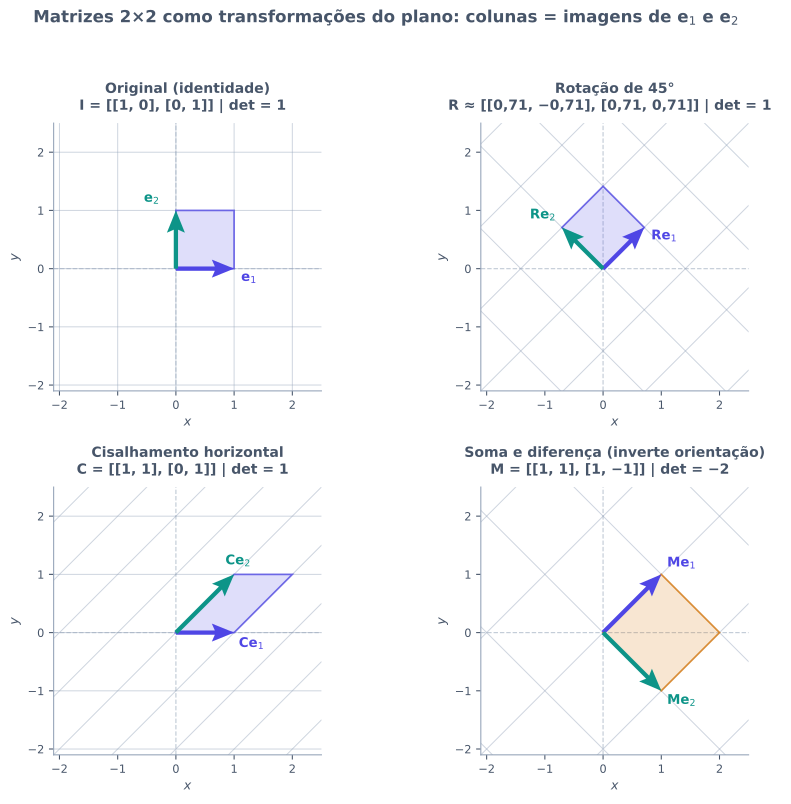

The script that saved this image:
from pathlib import Path

import matplotlib.patches as patches
import matplotlib.pyplot as plt
import numpy as np

plt.rcParams["svg.fonttype"] = "none"


def desenhar_painel(
    ax: plt.Axes,
    A: np.ndarray,
    titulo: str,
    prefixo: str,
    cor_area: str,
) -> None:
    cor_texto = "#475569"
    cor_grade = "#94A3B8"
    cor_e1 = "#4F46E5"  # índigo para e_1 e sua imagem
    cor_e2 = "#0D9488"  # verde-azulado para e_2 e sua imagem

    ax.patch.set_alpha(0.0)
    ax.set_aspect("equal")
    ax.set_xlim(-2.1, 2.5)
    ax.set_ylim(-2.1, 2.5)
    ax.set_xticks([-2, -1, 0, 1, 2])
    ax.set_yticks([-2, -1, 0, 1, 2])

    # Eixos originais discretos ao fundo
    ax.axhline(0, color=cor_grade, linewidth=0.9, linestyle="--", alpha=0.55, zorder=1)
    ax.axvline(0, color=cor_grade, linewidth=0.9, linestyle="--", alpha=0.55, zorder=1)

    # Grade unitária transformada pela matriz A
    valores_grade = np.arange(-4, 5)
    t = np.linspace(-4.5, 4.5, 2)
    for k in valores_grade:
        # Retas originalmente verticais (x = k)
        pts_v = A @ np.vstack([np.full_like(t, k), t])
        ax.plot(
            pts_v[0],
            pts_v[1],
            color=cor_grade,
            linewidth=0.75,
            alpha=0.45,
            zorder=1,
        )
        # Retas originalmente horizontais (y = k)
        pts_h = A @ np.vstack([t, np.full_like(t, k)])
        ax.plot(
            pts_h[0],
            pts_h[1],
            color=cor_grade,
            linewidth=0.75,
            alpha=0.45,
            zorder=1,
        )

    # Imagens dos vetores da base canônica e do quadrado unitário
    v1 = A @ np.array([1.0, 0.0])
    v2 = A @ np.array([0.0, 1.0])
    v12 = v1 + v2

    vertices = np.array([[0.0, 0.0], v1, v12, v2])
    poligono_preenchido = patches.Polygon(
        vertices,
        closed=True,
        facecolor=cor_area,
        edgecolor="none",
        alpha=0.18,
        zorder=2,
    )
    poligono_borda = patches.Polygon(
        vertices,
        closed=True,
        facecolor="none",
        edgecolor=cor_area,
        linewidth=1.3,
        linestyle="-",
        alpha=0.75,
        zorder=3,
    )
    ax.add_patch(poligono_preenchido)
    ax.add_patch(poligono_borda)

    # Setas de e_1 e e_2 transformados
    ax.quiver(
        0,
        0,
        v1[0],
        v1[1],
        angles="xy",
        scale_units="xy",
        scale=1,
        color=cor_e1,
        width=0.016,
        headwidth=4.2,
        headlength=5.2,
        zorder=5,
    )
    ax.quiver(
        0,
        0,
        v2[0],
        v2[1],
        angles="xy",
        scale_units="xy",
        scale=1,
        color=cor_e2,
        width=0.016,
        headwidth=4.2,
        headlength=5.2,
        zorder=5,
    )

    # Rótulos próximos às pontas dos vetores
    rotulo_1 = "$\\mathbf{e}_1$" if prefixo == "" else f"${prefixo}\\mathbf{{e}}_1$"
    rotulo_2 = "$\\mathbf{e}_2$" if prefixo == "" else f"${prefixo}\\mathbf{{e}}_2$"

    desloc_1 = np.array([0.12, -0.22]) if v1[1] >= 0 else np.array([0.12, -0.24])
    desloc_2 = np.array([-0.55, 0.14]) if v2[0] <= 0 else np.array([0.10, 0.14])
    if prefixo == "\\mathbf{M}":
        desloc_1 = np.array([0.10, 0.12])
        desloc_2 = np.array([0.10, -0.24])
    elif prefixo == "\\mathbf{C}":
        desloc_1 = np.array([0.08, -0.26])
        desloc_2 = np.array([-0.15, 0.16])

    ax.text(
        v1[0] + desloc_1[0],
        v1[1] + desloc_1[1],
        rotulo_1,
        color=cor_e1,
        fontsize=10,
        fontweight="bold",
        zorder=6,
    )
    ax.text(
        v2[0] + desloc_2[0],
        v2[1] + desloc_2[1],
        rotulo_2,
        color=cor_e2,
        fontsize=10,
        fontweight="bold",
        zorder=6,
    )

    ax.set_title(titulo, fontsize=10.5, fontweight="bold", color=cor_texto, pad=10)
    ax.set_xlabel("$x$", fontsize=9.5, color=cor_texto)
    ax.set_ylabel("$y$", fontsize=9.5, color=cor_texto)
    ax.spines["top"].set_visible(False)
    ax.spines["right"].set_visible(False)
    ax.spines["left"].set_color(cor_grade)
    ax.spines["bottom"].set_color(cor_grade)
    ax.tick_params(colors=cor_texto, labelsize=8.5)


def main() -> None:
    cor_texto = "#475569"
    cor_pos = "#4F46E5"   # índigo para det > 0 (mantém orientação)
    cor_neg = "#D97706"   # âmbar para det < 0 (inverte orientação)

    I = np.array([[1.0, 0.0], [0.0, 1.0]])
    ang = np.deg2rad(45.0)
    R = np.array([[np.cos(ang), -np.sin(ang)], [np.sin(ang), np.cos(ang)]])
    C = np.array([[1.0, 1.0], [0.0, 1.0]])
    M = np.array([[1.0, 1.0], [1.0, -1.0]])

    paineis = [
        (
            I,
            "Original (identidade)\nI = [[1, 0], [0, 1]]  |  det = 1",
            "",
            cor_pos,
        ),
        (
            R,
            "Rotação de 45°\nR ≈ [[0,71, −0,71], [0,71, 0,71]]  |  det = 1",
            "\\mathbf{R}",
            cor_pos,
        ),
        (
            C,
            "Cisalhamento horizontal\nC = [[1, 1], [0, 1]]  |  det = 1",
            "\\mathbf{C}",
            cor_pos,
        ),
        (
            M,
            "Soma e diferença (inverte orientação)\nM = [[1, 1], [1, −1]]  |  det = −2",
            "\\mathbf{M}",
            cor_neg,
        ),
    ]

    fig, axes = plt.subplots(2, 2, figsize=(9.2, 8.4))
    fig.patch.set_alpha(0.0)

    for ax, (A, titulo, prefixo, cor_area) in zip(axes.ravel(), paineis):
        desenhar_painel(ax, A, titulo, prefixo, cor_area)

    fig.suptitle(
        "Matrizes 2×2 como transformações do plano: colunas = imagens de $\\mathbf{e}_1$ e $\\mathbf{e}_2$",
        fontsize=12.5,
        fontweight="bold",
        color=cor_texto,
        y=0.99,
    )
    fig.tight_layout(rect=[0, 0, 1, 0.96])

    destino = Path(__file__).resolve().parent / "transformacao-plano.svg"
    fig.savefig(destino, format="svg", transparent=True, bbox_inches="tight")
    plt.close(fig)


if __name__ == "__main__":
    main()
